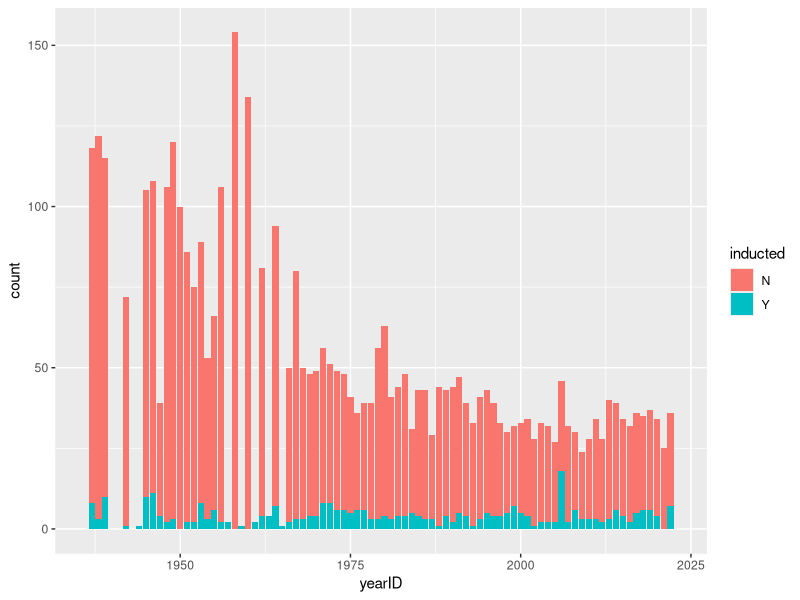

R code for this plot:
## ---- chunk 1
knitr::opts_chunk$set(echo = TRUE)
library(tidyverse)
## ---- chunk 2

merged <- read.csv("lab-4-aidan.csv")

library(tidyverse)

merged %>% 
  ggplot(aes(x = yearID, fill = inducted)) +
  geom_bar() +
  xlim(c(1936, 2023))


